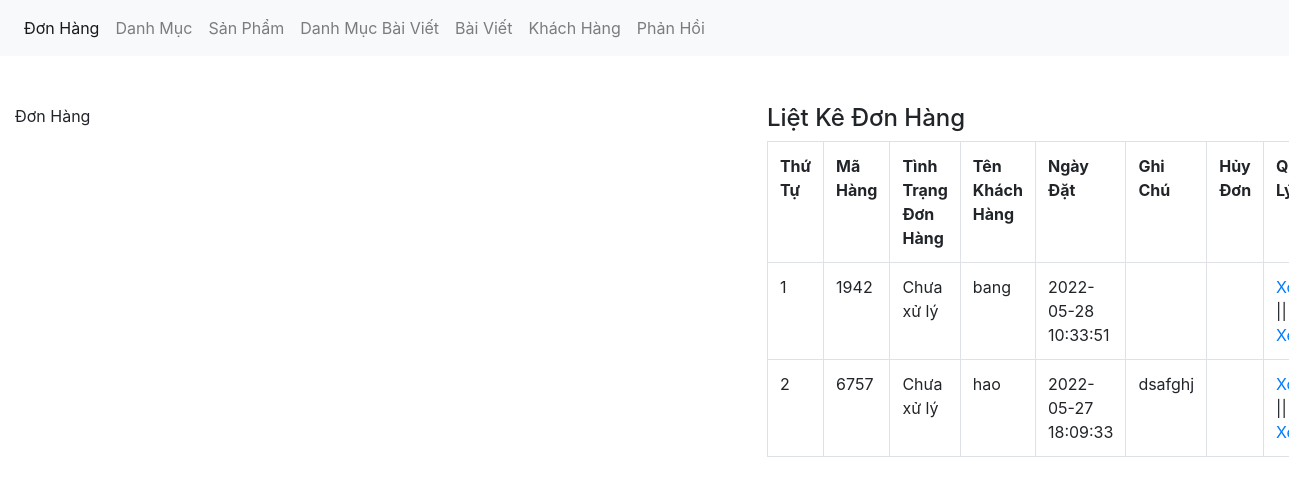
Page /admin/xulydonhang.php on the committed database.
### tables this page shows
CREATE TABLE `tbl_donhang` (
  `donhang_id` int(11) NOT NULL,
  `sanpham_id` int(11) NOT NULL,
  `soluong` int(11) NOT NULL,
  `mahang` varchar(50) NOT NULL,
  `khachhang_id` int(11) NOT NULL,
  `ngaythang` timestamp NOT NULL DEFAULT current_timestamp() ON UPDATE current_timestamp(),
  `tinhtrang` int(11) NOT NULL,
  `huydon` int(11) NOT NULL DEFAULT 0
);

CREATE TABLE `tbl_khachhang` (
  `khachhang_id` int(11) NOT NULL,
  `name` varchar(150) NOT NULL,
  `phone` varchar(50) NOT NULL,
  `address` varchar(200) NOT NULL,
  `note` text NOT NULL,
  `email` varchar(150) NOT NULL,
  `password` varchar(100) NOT NULL
);

### admin/xulydonhang.php (the view, shortened to what this page needs)
<?php
	include('../db/connect.php');
?>
<!DOCTYPE html>
<html lang="en">
<head>
	<link href="../css/bootstrap.css" rel="stylesheet" type="text/css" media="all" />
</head>
<body>
	<nav class="navbar navbar-expand-lg navbar-light bg-light">
	  <div class="collapse navbar-collapse" id="navbarNav">
	    <ul class="navbar-nav">
	      <li class="nav-item active">
	        <a class="nav-link" href="xulydonhang.php">Đơn Hàng <span class="sr-only">(current)</span></a>
	      </li>
	      <li class="nav-item">
	        <a class="nav-link" href="xulydanhmuc.php">Danh Mục</a>
	      </li>
	      <li class="nav-item">
	        <a class="nav-link" href="xulysanpham.php">Sản Phẩm</a>
	      </li>
	       <li class="nav-item">
	        <a class="nav-link" href="xulydanhmucbaiviet.php">Danh Mục Bài Viết</a>
	      </li>
	         <li class="nav-item">
	        <a class="nav-link" href="xulybaiviet.php">Bài Viết</a>
	      </li>
	       <li class="nav-item">
	         <a class="nav-link" href="xulykhachhang.php">Khách Hàng</a>
	      </li>
		  <li class="nav-item">
	         <a class="nav-link" href="xulylienhe.php">Phản Hồi</a>
	      </li>
	    </ul>
	  </div>
	</nav><br><br>
	<div class="container-fluid">
		<div class="row">
			 <?php
			if(isset($_GET['quanly'])=='xemdonhang'){
				$mahang = $_GET['mahang'];
				$sql_chitiet = mysqli_query($con,"SELECT * FROM tbl_donhang,tbl_sanpham WHERE tbl_donhang.sanpham_id=tbl_sanpham.sanpham_id AND tbl_donhang.mahang='$mahang'");
				?>
				<div class="col-md-7">
				<h5>Xem Chi Tiết Đơn Hàng</h5>
			<form action="" method="POST">
				<table class="table table-bordered ">
					<tr>
						<th>Thứ Tự</th>
						<th>Mã Hàng</th>
						<th>Tên Sản Phẩm</th>
						<th>Số Lượng</th>
						<th>Giá</th>
						<th>Tổng Tiền</th>
						<th>Ngày Đặt</th>
					</tr>
					<?php
					$i = 0;
					while($row_donhang = mysqli_fetch_array($sql_chitiet)){
						$i++;
					?>
					<tr>
						<td><?php echo $i; ?></td>
						<td><?php echo $row_donhang['mahang']; ?></td>
						<td><?php echo $row_donhang['sanpham_name']; ?></td>
						<td><?php echo $row_donhang['soluong']; ?></td>
						<td><?php echo $row_donhang['sanpham_giakhuyenmai']; ?></td>
						<td><?php echo number_format($row_donhang['soluong']*$row_donhang['sanpham_giakhuyenmai']).'vnđ'; ?></td>
						<td><?php echo $row_donhang['ngaythang'] ?></td>
						<input type="hidden" name="mahang_xuly" value="<?php echo $row_donhang['mahang'] ?>">
					</tr>
					 <?php
					}
					?>
				</table>
				<select class="form-control" name="xuly">
					<option value="1">Đã Xử Lý | Giao Hàng</option>
					<option value="0">Chưa Xử Lý</option>
				</select><br>
				<input type="submit" value="Cập nhật đơn hàng" name="capnhatdonhang" class="btn btn-success">
			</form>
				</div>
			<?php
			}else{
				?>
				<div class="col-md-7">
					<p>Đơn Hàng</p>
				</div>
				<?php
			}
				?>
			<div class="col-md-5">
				<h4>Liệt Kê Đơn Hàng</h4>
				<?php
				$sql_select = mysqli_query($con,"SELECT * FROM tbl_sanpham,tbl_khachhang,tbl_donhang WHERE tbl_donhang.sanpham_id=tbl_sanpham.sanpham_id AND tbl_donhang.khachhang_id=tbl_khachhang.khachhang_id GROUP BY mahang ");
				?>
				<table class="table table-bordered ">
					<tr>
						<th>Thứ Tự</th>
						<th>Mã Hàng</th>
						<th>Tình Trạng Đơn Hàng</th>
						<th>Tên Khách Hàng</th>
						<th>Ngày Đặt</th>
						<th>Ghi Chú</th>
						<th>Hủy Đơn</th>
						<th>Quản Lý</th>
					</tr>
					<?php
					$i = 0;
					while($row_donhang = mysqli_fetch_array($sql_select)){
						$i++;
					?>
					<tr>
						<td><?php echo $i; ?></td>
						<td><?php echo $row_donhang['mahang']; ?></td>
						<td><?php
							if($row_donhang['tinhtrang']==0){
								echo 'Chưa xử lý';
							}else{
								echo 'Đã xử lý';
							}
						?></td>
						<td><?php echo $row_donhang['name']; ?></td>
						<td><?php echo $row_donhang['ngaythang'] ?></td>
						<td><?php echo $row_donhang['note'] ?></td>
						<td><?php if($row_donhang['huydon']==0){ }elseif($row_donhang['huydon']==1){
							echo '<a href="xulydonhang.php?quanly=xemdonhang&mahang='.$row_donhang['mahang'].'&xacnhanhuy=2">Xác Nhận Hủy Đơn</a>';
						}else{
							echo 'Đã hủy';
						}
						?></td>
						<td><a href="?xoadonhang=<?php echo $row_donhang['mahang'] ?>">Xóa</a> || <a href="?quanly=xemdonhang&mahang=<?php echo $row_donhang['mahang'] ?>">Xem </a></td>
					</tr>
					 <?php
					}
					?>
				</table>
			</div>
		</div>
	</div>
</body>
</html>

### rows in the picture
tbl_donhang: mahang "1942", tinhtrang "Chưa xử lý", khachhang.name "bang", ngaythang "2022-05-28 10:33:51"
tbl_donhang: mahang "6757", tinhtrang "Chưa xử lý", khachhang.name "hao", ngaythang "2022-05-27 18:09:33", khachhang.note "dsafghj"
